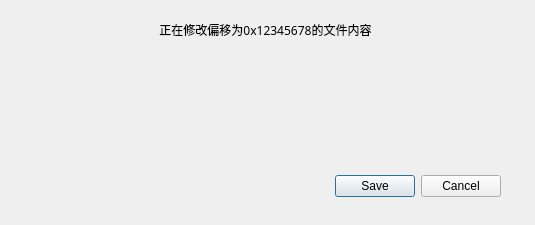
<?xml version="1.0" encoding="UTF-8"?>
<ui version="4.0">
 <class>ModifyBinaryDialog</class>
 <widget class="QDialog" name="ModifyBinaryDialog">
  <property name="geometry">
   <rect>
    <x>0</x>
    <y>0</y>
    <width>535</width>
    <height>225</height>
   </rect>
  </property>
  <property name="windowTitle">
   <string>修改二进制内容</string>
  </property>
  <widget class="QDialogButtonBox" name="buttonBox">
   <property name="geometry">
    <rect>
     <x>30</x>
     <y>170</y>
     <width>471</width>
     <height>32</height>
    </rect>
   </property>
   <property name="orientation">
    <enum>Qt::Horizontal</enum>
   </property>
   <property name="standardButtons">
    <set>QDialogButtonBox::Cancel|QDialogButtonBox::Save</set>
   </property>
  </widget>
  <widget class="QWidget" name="horizontalLayoutWidget">
   <property name="geometry">
    <rect>
     <x>30</x>
     <y>60</y>
     <width>481</width>
     <height>80</height>
    </rect>
   </property>
   <layout class="QHBoxLayout" name="horizontalLayout"/>
  </widget>
  <widget class="QLabel" name="label">
   <property name="geometry">
    <rect>
     <x>0</x>
     <y>20</y>
     <width>531</width>
     <height>20</height>
    </rect>
   </property>
   <property name="font">
    <font>
     <family>微软雅黑 Light</family>
     <pointsize>9</pointsize>
    </font>
   </property>
   <property name="text">
    <string>正在修改偏移为0x12345678的文件内容</string>
   </property>
   <property name="alignment">
    <set>Qt::AlignCenter</set>
   </property>
  </widget>
 </widget>
 <resources/>
 <connections>
  <connection>
   <sender>buttonBox</sender>
   <signal>accepted()</signal>
   <receiver>ModifyBinaryDialog</receiver>
   <slot>accept()</slot>
   <hints>
    <hint type="sourcelabel">
     <x>248</x>
     <y>254</y>
    </hint>
    <hint type="destinationlabel">
     <x>157</x>
     <y>274</y>
    </hint>
   </hints>
  </connection>
  <connection>
   <sender>buttonBox</sender>
   <signal>rejected()</signal>
   <receiver>ModifyBinaryDialog</receiver>
   <slot>reject()</slot>
   <hints>
    <hint type="sourcelabel">
     <x>316</x>
     <y>260</y>
    </hint>
    <hint type="destinationlabel">
     <x>286</x>
     <y>274</y>
    </hint>
   </hints>
  </connection>
 </connections>
</ui>
